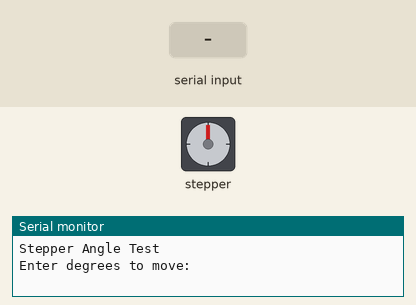
Simulated run of this sketch. Board: Arduino Uno, built with avr-gcc and run on an emulated ATmega328P. Parts: stepper motor, the last lines printed to the serial monitor. The test bench sets the inputs (shaded band). Stepper angles assume 4096 steps per turn.

Above: at 1.2 s.
1.3 s: "90,45\n" received over Serial
At 2.4 s:
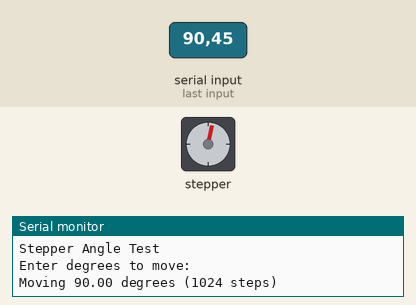
At 3.02 s:
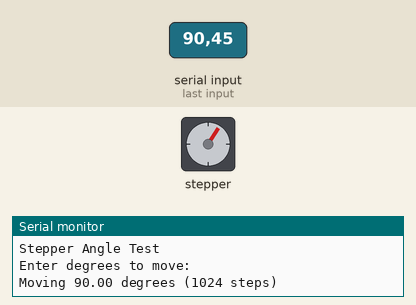
4.3 s: "30,150\n" received over Serial
7.3 s: "200\n" received over Serial
At 8.31 s:
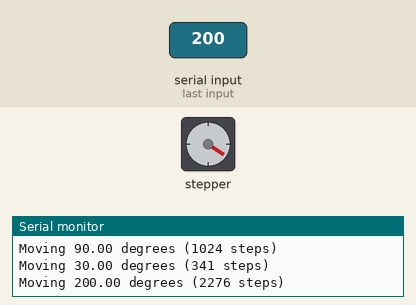
10.3 s: "200\n" received over Serial
Timing chart, 0 to 14.3 s (numbered marks = the images above; inputs shaded):
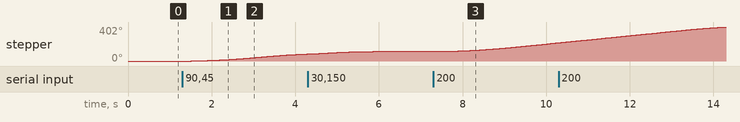

Measured:
- after the input at 1.3 s, stepper: keeps turning clockwise at about 30°/s, starting after 0.21 s
- after the input at 7.3 s, stepper: keeps turning clockwise at about 37°/s, starting after 0.18 s

The sketch:

StepperTestNoKSP.ino
```cpp
#include <AccelStepper.h>

// =========================
// Stepper Setup
// =========================

// 28BYJ-48 geared stepper
const long stepsPerRevolution = 4096;

// ULN2003 driver pin order
AccelStepper motor(
  AccelStepper::HALF4WIRE,
  2, 4, 3, 5
);

// =========================
// Setup
// =========================

void setup() {

  Serial.begin(9600);

  Serial.println("Stepper Angle Test");
  Serial.println("Enter degrees to move:");

  // Motion settings
  motor.setMaxSpeed(600);
  motor.setAcceleration(300);

  motor.setCurrentPosition(0);
}

// =========================
// Main Loop
// =========================

void loop() {

  // Keep motor moving smoothly
  motor.run();

  // Check for serial input
  if (Serial.available()) {

    // Read a line from serial
    String input = Serial.readStringUntil('\n');

    // Convert to float
    float degrees = input.toFloat();

    // Convert degrees -> steps
    long steps = degreesToSteps(degrees);

    // Relative move
    motor.move(steps);

    Serial.print("Moving ");
    Serial.print(degrees);
    Serial.print(" degrees (");
    Serial.print(steps);
    Serial.println(" steps)");
  }
}

// =========================
// Degree Conversion
// =========================

long degreesToSteps(float degrees) {

  return lround((degrees / 360.0) * stepsPerRevolution);
}
```
